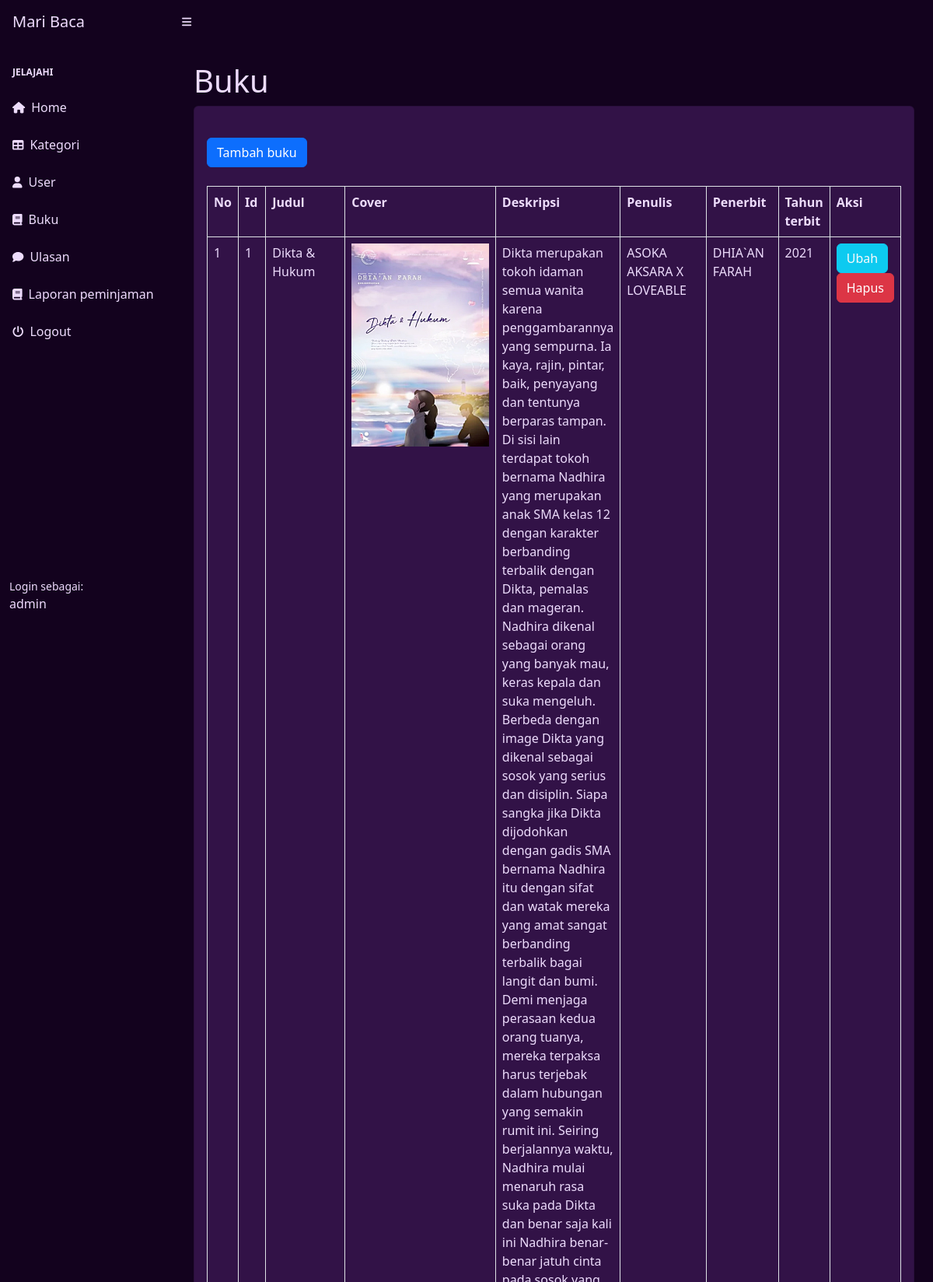
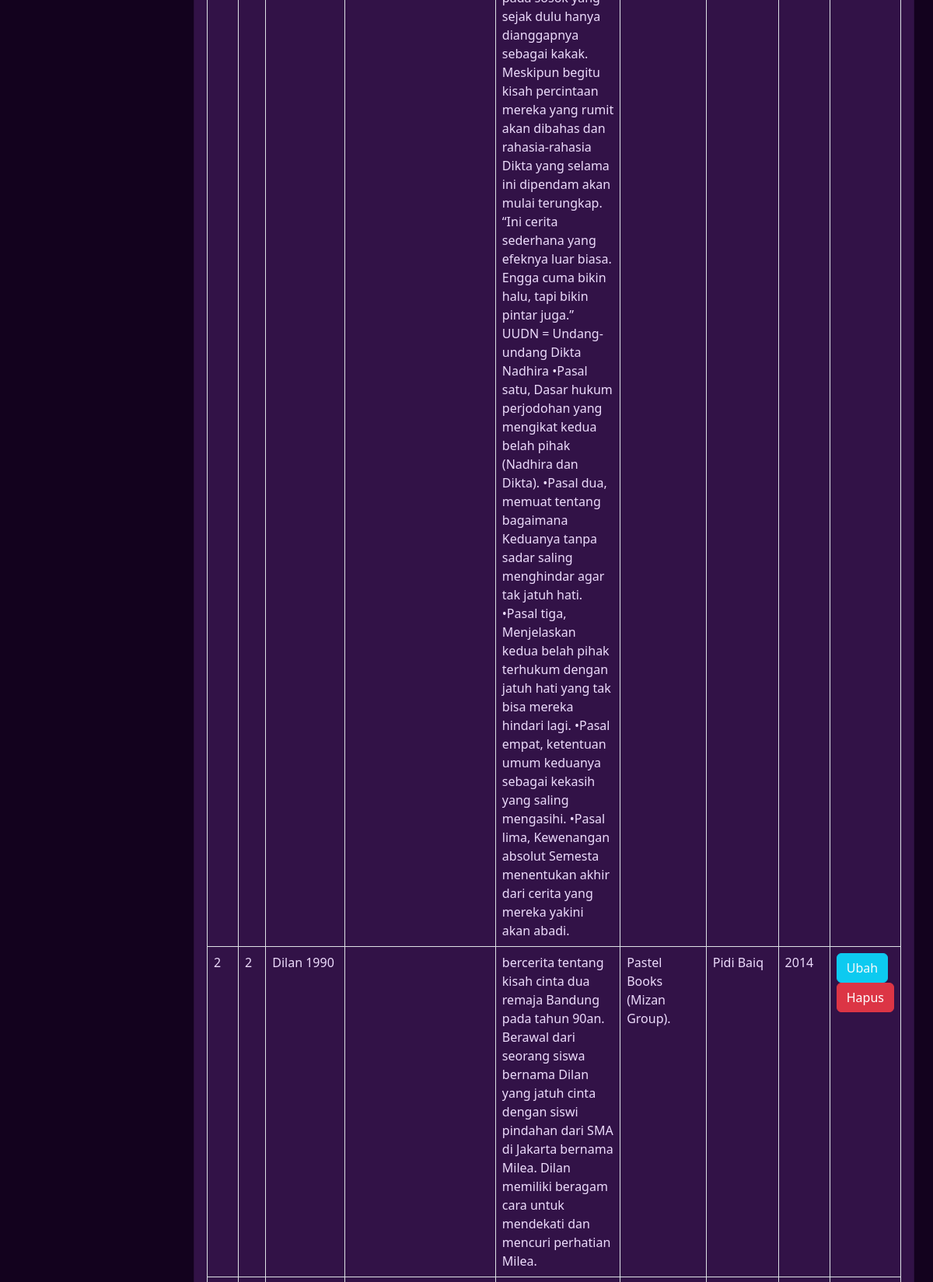
Screenshot of /index.php?page=buku (signed in, upper part) with the database file from the repository (2 pictures, top to bottom).
### tables this page shows
CREATE TABLE `buku` (
  `id_buku` int(11) NOT NULL,
  `id_kategori` int(11) DEFAULT NULL,
  `judul` varchar(255) DEFAULT NULL,
  `cover` varchar(255) NOT NULL,
  `penulis` varchar(255) DEFAULT NULL,
  `penerbit` varchar(255) DEFAULT NULL,
  `tahun_terbit` varchar(255) DEFAULT NULL,
  `deskripsi` text DEFAULT NULL,
  `rating` int(11) DEFAULT NULL
);

### buku.php (the view)
<h1 class="mt-4" style="color:#eddcfc">Buku</h1>
<div class="card" style="background-color:#321247">
  <div class="card-body">
    <div class="row">
      <div class="col-md-12">
        <a href="?page=buku_tambah" class="btn btn-primary my-4">Tambah buku</a>
        <table class="table table-bordered" id="dataTable" width="100%" cellspacing="0">
          <tr style="color:#eddcfc">
            <th>No</th>
            <th>Id</th>
            <th>Judul</th>
            <th>Cover</th>
            <th>Deskripsi</th>
            <th>Penulis</th>
            <th>Penerbit</th>
            <th>Tahun terbit</th>
            <th>Aksi</th>
          </tr>
          <?php
          $num = 1;
          $query = mysqli_query($koneksi, "SELECT * FROM buku LEFT JOIN kategori ON buku.id_kategori = kategori.id_kategori");
          while ($data = mysqli_fetch_array($query)) {
          ?>
            <tr style="color:#eddcfc">
              <td><?= $num++; ?></td>
              <td><?= $data["id_buku"]; ?></td>
              <td><?= $data["judul"]; ?></td>
              <td style="width: 250px;">
                <img class="w-100" src="./assets/upload/<?= $data["cover"]; ?>" alt="">
              </td>
              <td><?= $data["deskripsi"]; ?></td>
              <td><?= $data["penerbit"]; ?></td>
              <td><?= $data["penulis"]; ?></td>
              <td><?= $data["tahun_terbit"]; ?></td>
              <td>
                <a href="?page=buku_ubah&&id=<?= $data['id_buku']; ?>" class="btn btn-info text-light">Ubah</a>
                <a name="submit" value="submit" onclick="return confirm('Apakah anda yakin menghapus buku ini?');" href="?page=buku_hapus&&id=<?= $data['id_buku']; ?>" class="btn btn-danger">Hapus</a>
              </td>
            </tr>
          <?php }; ?>
        </table>
      </div>
    </div>
  </div>
</div>

### rows the page displays
buku: id_buku "1", judul "Dikta & Hukum", cover (picture), deskripsi "Dikta merupakan tokoh idaman semua wanita karena penggambarannya yang sempurna. Ia kaya, rajin, pintar, baik, penyayang dan tentunya berparas tampan. Di sisi lain terdapat tokoh bernama Nadhira yang merupakan anak SMA kelas 12 dengan karakter berbanding terbalik dengan Dikta, pemalas dan mageran. Nadhira dikenal sebagai orang yang banyak mau, keras kepala dan suka mengeluh. Berbeda dengan image Dikta yang dikenal sebagai sosok yang serius dan disiplin. Siapa sangka jika Dikta dijodohkan dengan gadis SMA bernama Nadhira itu dengan sifat dan watak mereka yang amat sangat berbanding terbalik bagai langit dan bumi. Demi menjaga perasaan kedua orang tuanya, mereka terpaksa harus terjebak dalam…", penerbit "ASOKA AKSARA X LOVEABLE", penulis "DHIA`AN FARAH", tahun_terbit "2021"
buku: id_buku "2", judul "Dilan 1990", deskripsi "bercerita tentang kisah cinta dua remaja Bandung pada tahun 90an. Berawal dari seorang siswa bernama Dilan yang jatuh cinta dengan siswi pindahan dari SMA di Jakarta bernama Milea. Dilan memiliki beragam cara untuk mendekati dan mencuri perhatian Milea.", penerbit "Pastel Books (Mizan Group).", penulis "Pidi Baiq", tahun_terbit "2014"

### other values shown
$_SESSION["user"]["nama"] "admin"
